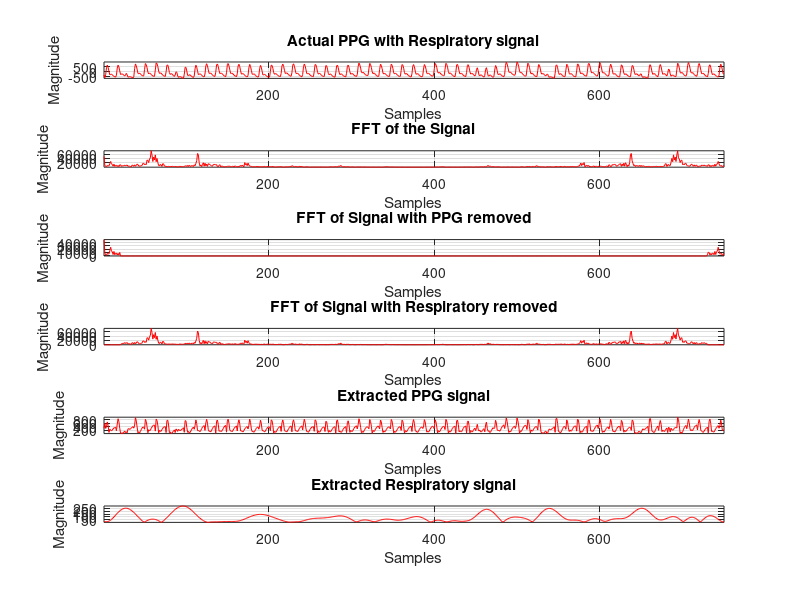

Recreate this plot in MATLAB.
% Loading the data
x = load('ppgwithRespiration_25hz_30seconds.mat');
x = x.xppg;


L = 10; Fs = 25;

% The index at which to split the PPG and respiratory signal
ind = 21;

% Finding out the FFt
y = fft(x);

% Calcaulating the spectrum of PPG and Respiratory
f_ppg = y(:,1:750);
f_res = y(:,1:750);
f_ppg(:,ind:750-ind) = zeros(1,750-2*ind+1);

f_res(:,1:ind) = zeros(1,ind);
f_res(:,751-ind:750) = zeros(1,ind);

% Finding the maximum frequency in respiratory spectrum
[~,index] = max(f_ppg(:,2:ind));

% Printing the respiratory rate
fprintf("Respiratory rate = %f", index*Fs*60/750);

% Finding the IFFT 
x_ppg = ifft(f_ppg);
x_res = ifft(f_res);

% Plotting the results
figure;
subplot(6,1,1)
plot(x, 'r');
title('Actual PPG with Respiratory signal')
xlabel('Samples');ylabel('Magnitude')
grid on; axis tight;

subplot(6,1,2)
plot(abs(y), 'r');
grid on; axis tight;
xlabel('Samples');ylabel('Magnitude')
title('FFT of the Signal')

subplot(6,1,3)
plot(abs(f_ppg), 'r');
grid on; axis tight;
xlabel('Samples');ylabel('Magnitude')
title('FFT of Signal with PPG removed')

subplot(6,1,4)
plot(abs(f_res), 'r');
grid on; axis tight;
xlabel('Samples');ylabel('Magnitude')
title('FFT of Signal with Respiratory removed')

subplot(6,1,5)
plot(abs(x_res), 'r');
grid on; axis tight;
xlabel('Samples');ylabel('Magnitude')
title('Extracted PPG signal')

subplot(6,1,6)
plot(abs(x_ppg), 'r');
grid on; axis tight;
xlabel('Samples');ylabel('Magnitude')
title('Extracted Respiratory signal')
